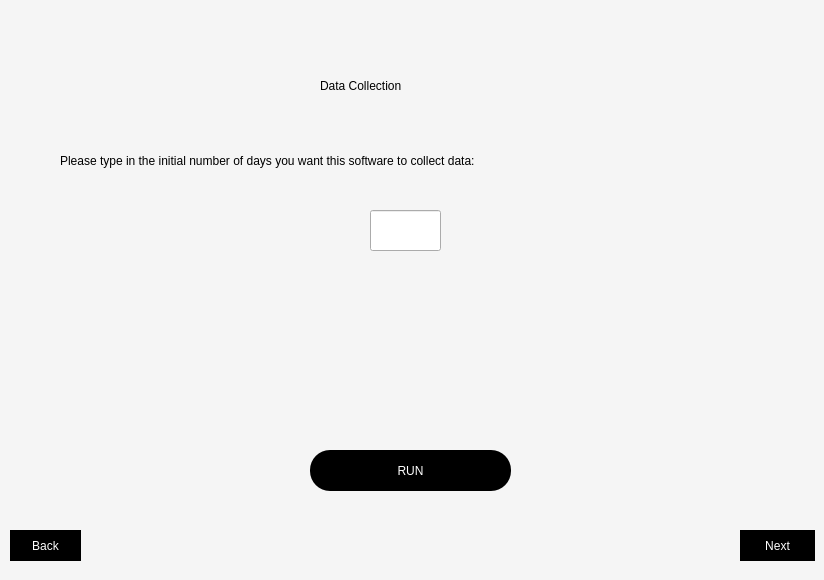
<?xml version="1.0" encoding="UTF-8"?>
<ui version="4.0">
 <class>Dialog</class>
 <widget class="QDialog" name="Dialog">
  <property name="geometry">
   <rect>
    <x>0</x>
    <y>0</y>
    <width>824</width>
    <height>580</height>
   </rect>
  </property>
  <property name="windowTitle">
   <string>Dialog</string>
  </property>
  <property name="styleSheet">
   <string notr="true">QWidget#Dialog{
background-color:rgb(245, 245, 245);}</string>
  </property>
  <widget class="QLabel" name="label">
   <property name="geometry">
    <rect>
     <x>320</x>
     <y>70</y>
     <width>221</width>
     <height>31</height>
    </rect>
   </property>
   <property name="styleSheet">
    <string notr="true">font: 25 20pt &quot;Yu Mincho Light&quot;;color:rgb(0,0,0);
font: 25 24pt &quot;Yu Mincho Light&quot;;
font: 25 24pt &quot;Yu Mincho Light&quot;;</string>
   </property>
   <property name="text">
    <string>Data Collection</string>
   </property>
  </widget>
  <widget class="QLabel" name="label_3">
   <property name="geometry">
    <rect>
     <x>60</x>
     <y>140</y>
     <width>731</width>
     <height>41</height>
    </rect>
   </property>
   <property name="styleSheet">
    <string notr="true">font: 25 10pt &quot;Yu Mincho Light&quot;;color:rgb(0,0,0);
font: 25 16pt &quot;Yu Mincho Light&quot;;</string>
   </property>
   <property name="text">
    <string>Please type in the initial number of days you want this software to collect data:</string>
   </property>
  </widget>
  <widget class="QPushButton" name="run">
   <property name="geometry">
    <rect>
     <x>310</x>
     <y>450</y>
     <width>201</width>
     <height>41</height>
    </rect>
   </property>
   <property name="styleSheet">
    <string notr="true">border-radius:20px;
font: 25 12pt &quot;Yu Mincho Light&quot;;
background-color:rgb(0,0,0);color:rgb(255, 255, 255);
</string>
   </property>
   <property name="text">
    <string>RUN</string>
   </property>
  </widget>
  <widget class="QLineEdit" name="daysInput">
   <property name="geometry">
    <rect>
     <x>370</x>
     <y>210</y>
     <width>71</width>
     <height>41</height>
    </rect>
   </property>
   <property name="styleSheet">
    <string notr="true">font: 18pt &quot;Segoe Script&quot;;</string>
   </property>
   <property name="text">
    <string/>
   </property>
  </widget>
  <widget class="QLabel" name="retry">
   <property name="geometry">
    <rect>
     <x>330</x>
     <y>260</y>
     <width>181</width>
     <height>31</height>
    </rect>
   </property>
   <property name="styleSheet">
    <string notr="true">color:rgb(0,0,0);
font: 25 14pt &quot;Yu Mincho Light&quot;;</string>
   </property>
   <property name="text">
    <string/>
   </property>
  </widget>
  <widget class="QLabel" name="stoptime">
   <property name="geometry">
    <rect>
     <x>200</x>
     <y>300</y>
     <width>461</width>
     <height>21</height>
    </rect>
   </property>
   <property name="styleSheet">
    <string notr="true">font: 25 14pt &quot;Yu Mincho Light&quot;;color:rgb(0,0,0);</string>
   </property>
   <property name="text">
    <string/>
   </property>
  </widget>
  <widget class="QLabel" name="instructionOne">
   <property name="geometry">
    <rect>
     <x>180</x>
     <y>330</y>
     <width>501</width>
     <height>41</height>
    </rect>
   </property>
   <property name="styleSheet">
    <string notr="true">font: 25 14pt &quot;Yu Mincho Light&quot;;color:rgb(255, 0, 0);</string>
   </property>
   <property name="text">
    <string/>
   </property>
  </widget>
  <widget class="QLabel" name="instructionTwo">
   <property name="geometry">
    <rect>
     <x>190</x>
     <y>380</y>
     <width>491</width>
     <height>41</height>
    </rect>
   </property>
   <property name="styleSheet">
    <string notr="true">font: 25 14pt &quot;Yu Mincho Light&quot;;color:rgb(255, 0, 0);</string>
   </property>
   <property name="text">
    <string/>
   </property>
  </widget>
  <widget class="QPushButton" name="next1">
   <property name="geometry">
    <rect>
     <x>740</x>
     <y>530</y>
     <width>75</width>
     <height>31</height>
    </rect>
   </property>
   <property name="styleSheet">
    <string notr="true">border-radius:30px;
background-color:rgb(0,0,0);
color:rgb(255, 255, 255);</string>
   </property>
   <property name="text">
    <string>Next</string>
   </property>
  </widget>
  <widget class="QPushButton" name="back1">
   <property name="geometry">
    <rect>
     <x>10</x>
     <y>530</y>
     <width>71</width>
     <height>31</height>
    </rect>
   </property>
   <property name="styleSheet">
    <string notr="true">border-radius:20px;
background-color:rgb(0,0,0);
color:rgb(255, 255, 255);</string>
   </property>
   <property name="text">
    <string>Back</string>
   </property>
  </widget>
 </widget>
 <resources/>
 <connections/>
</ui>
